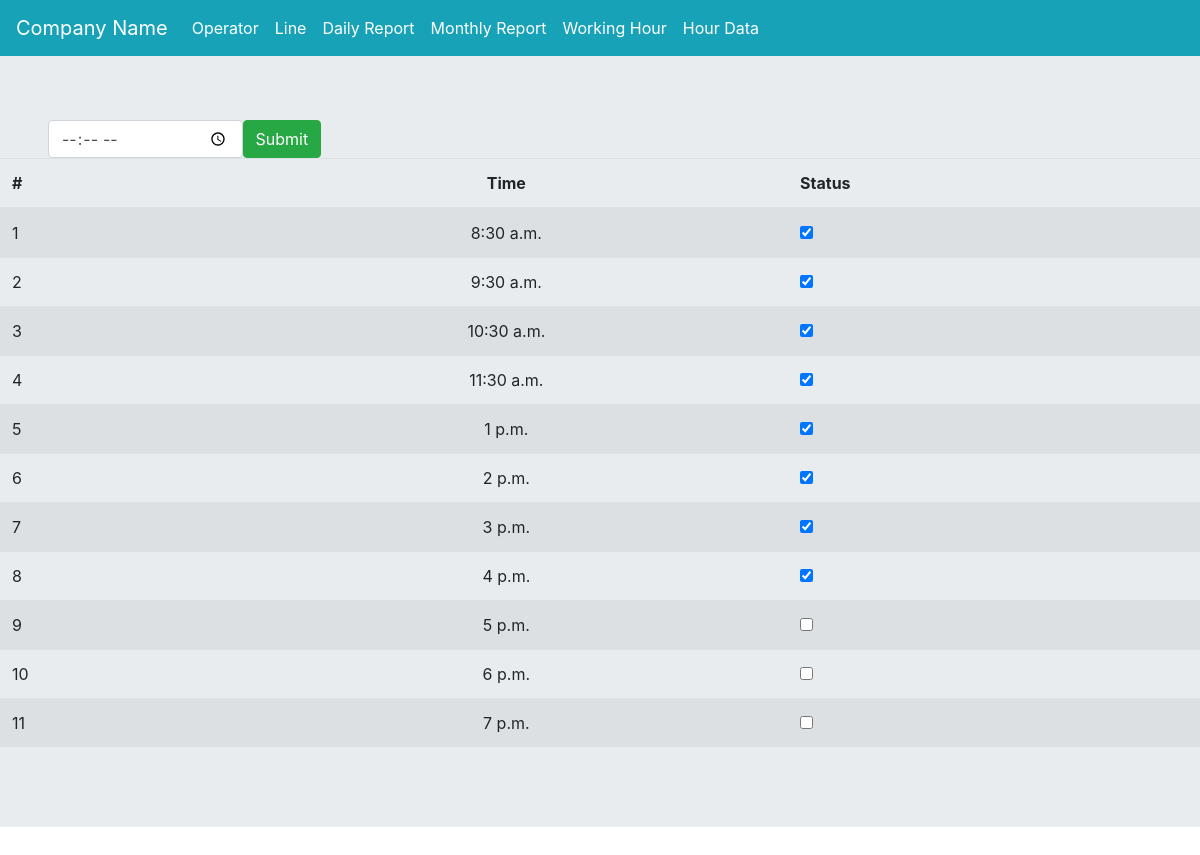
The app's page /workhour/, older data.
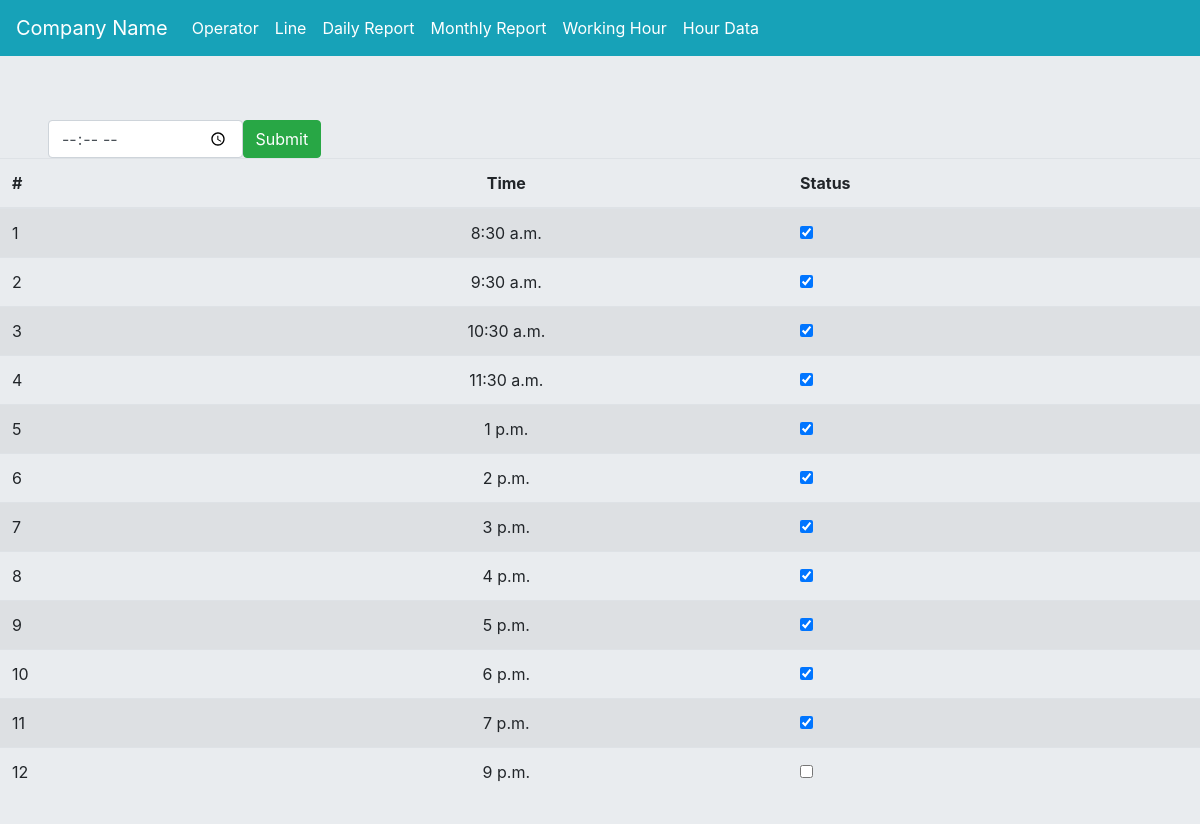
The same page, newer data.
### myapp/models.py (models this page shows, shortened)
class workinghour(models.Model):
    name = models.TimeField()
    status = models.BooleanField(default=False)

### myapp/views.py (the view)
# urls.py: path('workhour/', views.workhour, name='workhour'),
def workhour(request):
    if request.method =='POST':
        fd = request.POST.get('t1')
        h = workinghour(name=fd)
        h.save()
        th = workinghour.objects.all()
        return render(request, 'workinghour.html', {'th': th})
    else:
        th = workinghour.objects.all()
        return render(request, 'workinghour.html', {'th': th})

### templates/workinghour.html
{% extends 'base.html' %}
{% block content %}
<form action="{% url 'myapp:workhour' %}" method="post">{% csrf_token %}
<div class="row ml-5">
<input type="time" name="t1" id="" class="form-control col-md-2">
<input type="submit" name="" class="btn btn-success">
</div>
</form>
<table class="table table-striped">
	<thead>
		<tr>
			<th>#</th>
			<th class="text-center">Time</th>
			<th>Status</th>
		</tr>
	</thead>
	<tbody id="workhourtbl">
		{% for i in th %}
		<tr class="wtr">
			<td class="hid">{{i.id}}</td>
			<td class="text-center">{{i.name}}</td>
			{% if i.status == False %}
			<td><input type="checkbox" class="tch"></td>
			{% else %}
			<td><input type="checkbox" checked class="tch"></td>
			{% endif %}
		</tr>
		{% endfor %}
	</tbody>
</table>
{% endblock content %}

Row changes from the older to the newer data that the page shows:
changed workinghour id 9: status False → True (drawn); value "☐" → "☑"
changed workinghour id 10: status False → True (drawn); value "☐" → "☑"
changed workinghour id 11: status False → True (drawn); value "☐" → "☑"
added workinghour: id "12", name "9 p.m."
